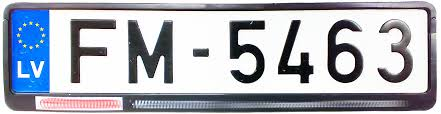
#> input picture OCRcnn/input/plate7.jpg, 441 x 114 px
$ python segmentation.py input/plate7.jpg
#> lines starting #> are read from the running program, lines starting #| are printed output that depends on the picture; after the words box and inside, x2 and y2 are one past the last pixel; in counts of white or black regions, pixels touching at a corner belong together
### OCRcnn/edge_contours_detection.py
from transform import four_point_transform
from skimage.filters import threshold_local
import argparse
import cv2
import imutils

def edge_detection(args):
	print("STEP 1: Edge Detection")
	# load the image and compute the ratio of the old height to the new height, clone it, and resize it
	image = cv2.imread(args)
	image = imutils.resize(image, height = 500)

	# convert the image to grayscale, blur it, and find edges in the image
	gray = cv2.cvtColor(image, cv2.COLOR_BGR2GRAY)
	gray = cv2.GaussianBlur(gray, (5, 5), 0)
	edged = cv2.Canny(gray, 75, 200)

	# [5 lines of commented-out code are left out]

	return image, edged

def find_plate(image, edged):
	print("STEP 2: Find contours of license plate")

	"""
	Key assumption: the license plate is the biggest rectangle object in the provide image.
	Find the top 5 biggest contour area, and loop through them until a contour with 4 corners is found.
	"""
	contours = cv2.findContours(edged.copy(), cv2.RETR_LIST, cv2.CHAIN_APPROX_SIMPLE)
	contours = imutils.grab_contours(contours)
	contours = sorted(contours, key = cv2.contourArea, reverse = True)[:5]
	screenCnt = None
	for contour in contours:
		peri = cv2.arcLength(contour, True)
		approx = cv2.approxPolyDP(contour, 0.02 * peri, True) # approximate the contour
		if len(approx) == 4:
			screenCnt = approx
			break

	# draw outline of the plate
	if(screenCnt is not None):
		cv2.drawContours(image, [screenCnt], -1, (0, 255, 0), 2)
		#cv2.imshow("Outline", image)
		#cv2.waitKey(0)
		#cv2.destroyAllWindows()

		output = transform_perspective(image, screenCnt)
		return output

	else:
		"""
		In some images, the plate too big for the contour approximation, so step 3 must be skipped
		TODO: Try to find a fix
		"""
		T = threshold_local(edged, 11, offset=10, method="gaussian")
		output = (edged > T).astype("uint8") * 255
		#cv2.imshow("Original", imutils.resize(image.copy(), height=650))
		#cv2.imshow("Scanned", imutils.resize(output, height=650))
		#cv2.waitKey(0)
		return output

# [28 lines left out: function transform_perspective, not called in this run]

# [8 lines that do not run on import are left out]

### OCRcnn/normalizer.py
import sys
from edge_contours_detection import edge_detection, find_plate

def normalize(img_path):
    image, edged = edge_detection(img_path)
#> in edge_detection, image is the input picture: shape (114, 441, 3); mean B, G, R 186.3, 176.7, 172.3
#> in edge_detection, `edged = cv2.Canny(gray, 75, 200)`:
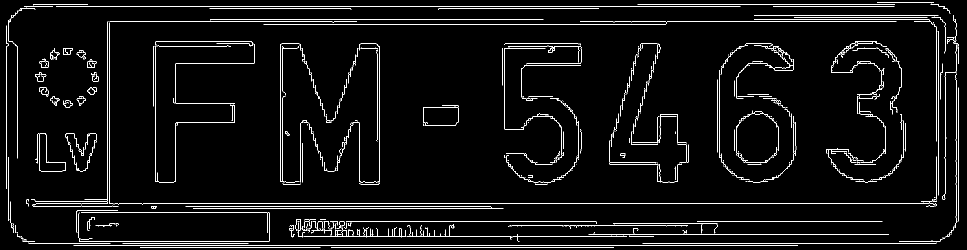
#> edged: shape (500, 1934) (shown at 1/2 size); 3.9% white in thin lines or dots
    output = find_plate(image, edged)
#> in find_plate, `contours = cv2.findContours(edged.copy(), cv2.RETR_LIST, cv2.CHAIN_APP..`: contours = 386 contours, 347 with area under 20; largest, box (x1, y1, x2, y2) and area: (70, 144, 93, 163) 224, (70, 144, 93, 163) 210, (174, 118, 193, 136) 200, (126, 96, 145, 110) 188, (175, 122, 193, 136) 176
#> in find_plate, `contours = sorted(contours, key = cv2.contourArea, reverse = True)[:5]`: contours = 5 contours; box (x1, y1, x2, y2) and area: (70, 144, 93, 163) 224, (70, 144, 93, 163) 210, (174, 118, 193, 136) 200, (126, 96, 145, 110) 188, (175, 122, 193, 136) 176
#> the loop in find_plate, `for contour in contours:` made 5 passes
#> peri on passes 1 to 5: 72.38, 84.77, 68.63, 60.73, 90.77
#> in find_plate, `T = threshold_local(edged, 11, offset=10, method="gaussian")`:
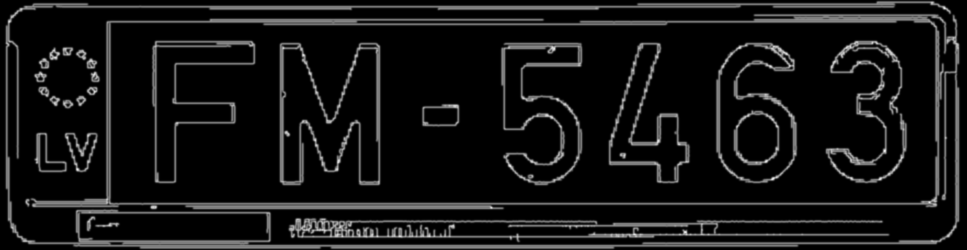
#> T: shape (500, 1934) float64 (shown at 1/2 size); min -10, max 112.6, mean -0.1; drawn with min black and max white
#> in find_plate, `output = (edged > T).astype("uint8") * 255`:
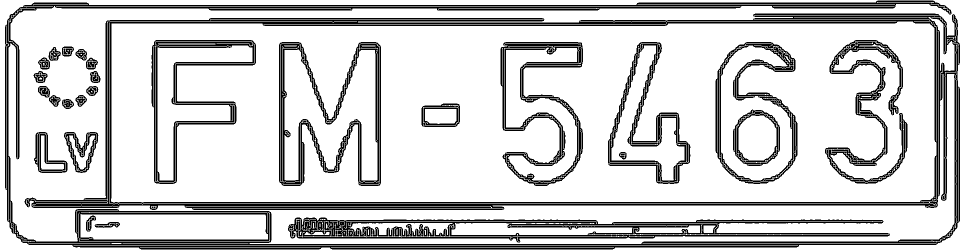
#> output: shape (500, 1934) (shown at 1/2 size); 81.6% white; 33 black regions (5 under 20 px)
    return output

# [7 lines that do not run on import are left out]

### OCRcnn/segmentation.py
import cv2
import imutils
import sys
import numpy as np
from normalizer import normalize

def get_large_contours(input):
    contours= cv2.findContours(input.copy(), cv2.RETR_LIST, cv2.CHAIN_APPROX_SIMPLE)
    contours = imutils.grab_contours(contours)
    contours = sorted(contours, key = cv2.contourArea, reverse = True)[:10]

    return contours

def segmentate(input):
    contours = get_large_contours(input)
#> in get_large_contours, `contours= cv2.findContours(input.copy(), cv2.RETR_LIST, cv2.CHAIN_APPR..`: contours = 463 contours, 374 with area under 20; largest, box (x1, y1, x2, y2) and area: (0, 0, 1934, 500) 964567, (9, 0, 1921, 500) 720282, (222, 43, 1873, 405) 581665, (557, 83, 763, 373) 42388, (575, 434, 1781, 486) 36771
#> in get_large_contours, `contours = sorted(contours, key = cv2.contourArea, reverse = True)[:10]`: contours = 10 contours; largest, box (x1, y1, x2, y2) and area: (0, 0, 1934, 500) 964567, (9, 0, 1921, 500) 720282, (222, 43, 1873, 405) 581665, (557, 83, 763, 373) 42388, (575, 434, 1781, 486) 36771
    filtered = []

    for i, c in enumerate(contours):
        peri = cv2.arcLength(c, True)
        approx = cv2.approxPolyDP(c, 0.02 * peri, True)

        if len(approx) > 4:
            filtered.append(approx)
            print(f"Contour #{i}: {len(approx)} corners")
#> this loop made 10 passes
#> peri on passes 2, 4, 6, 7, 8, 9, 10: 16019.6, 1620.9, 1023.1, 1352.6, 1210, 1555.1, 941.3
#> (peri, approx) on passes 1, 3, 5: (4864, [[0, 0], [0, 499], [1933, 499], [1933, 0]]), (4010.2, [[1868, 56], [223, 47], [222, 402], [1860, 399]]), (3282, [[575, 456], [1780, 469]])
#| Contour #1: 10 corners
#| Contour #3: 12 corners
#| Contour #5: 12 corners
#| Contour #6: 12 corners
#| Contour #7: 10 corners
#| Contour #8: 8 corners
#| Contour #9: 11 corners
#> after the loop, filtered = 7 contours; box (x1, y1, x2, y2) and area: (13, 0, 1916, 491) 810644, (558, 84, 762, 372) 40090, (1430, 83, 1596, 368) 32072, (308, 80, 509, 367) 25621, (1004, 84, 1165, 368) 24466, (1442, 91, 1584, 361) 21767, (569, 100, 754, 361) 21426

    filtered = sorted(filtered, key=lambda c: cv2.boundingRect(c)[0])

    output = input.copy()
    for i, f in enumerate(filtered):
        cv2.drawContours(output, [f], -1, (0, 255, 0), 2)
#> this loop made 7 passes
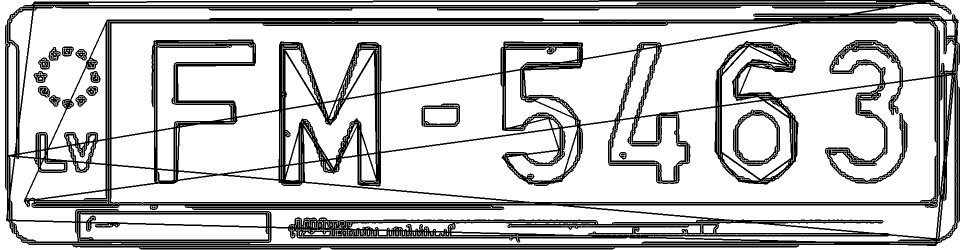
#> output: shape (500, 1934) (shown at 1/2 size); 77.6% white; 17 black regions (2 under 20 px)
        #cv2.imshow(f"Filtered Contour #{i+1}", output)
        #cv2.waitKey(0)

    return output, filtered

def extract_filtered_contours(image, filtered):
    padding = 5
    characters= []
    height, width = image.shape[:2]
    for contour in filtered:
        x, y, w, h = cv2.boundingRect(contour)
        x1 = max(x - padding, 0)
        y1 = max(y - padding, 0)
        x2 = min(x + w + padding, width)
        y2 = min(y + h + padding, height)
        roi = image[y1:y2, x1:x2]  # Crop character region

        if roi.size == 0:
            continue

        roi = cv2.resize(roi, (32, 32))  # Resize to match your OCR input
        #cv2.imshow(f"Extracted",roi)
        #cv2.waitKey(0)
        roi = roi.astype("float32") / 255.0
        roi = np.expand_dims(roi, axis=-1)# Add channel dim (H, W, 1)
        characters.append(roi)
    #return np.array(characters)
    return characters

def preprocess(img_path):
    input = normalize(img_path)
    img, filtered = segmentate(input)
    result = extract_filtered_contours(img, filtered)

    return result

if __name__ == "__main__":
    if len(sys.argv) != 2:
        print("Usage: python run_preprocess.py <image_path>")
        sys.exit(1)

    image_path = sys.argv[1]
    input = normalize(image_path)
    img, filtered = segmentate(input)
    extract_filtered_contours(img, filtered)
#> the loop in extract_filtered_contours, `for contour in filtered:` made 7 passes
#> (x, y, w, h, x1, y1, x2, y2) on passes 1 to 7: (13, 0, 1903, 491, 8, 0, 1921, 496), (308, 80, 201, 287, 303, 75, 514, 372), (558, 84, 204, 288, 553, 79, 767, 377), (569, 100, 185, 261, 564, 95, 759, 366), (1004, 84, 161, 284, 999, 79, 1170, 373), (1430, 83, 166, 285, 1425, 78, 1601, 373), (1442, 91, 142, 270, 1437, 86, 1589, 366)
#> pass 1, in extract_filtered_contours, `roi = cv2.resize(roi, (32, 32))`:
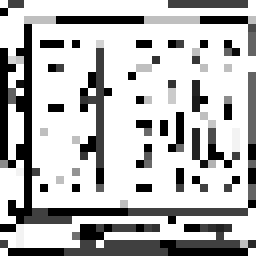
#> roi: shape (32, 32) (shown 8 times larger); min 0, max 255, mean 185.5
#> pass 2, in extract_filtered_contours, `roi = image[y1:y2, x1:x2]`:
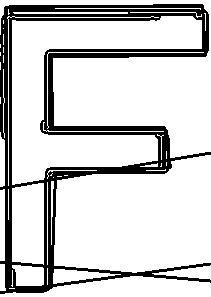
#> roi: shape (297, 211); 81.6% white; 1 black region, box (x1, y1, x2, y2) and area: (0, 4, 211, 294) 11550
#> after the loop in extract_filtered_contours, `for contour in filtered:`:
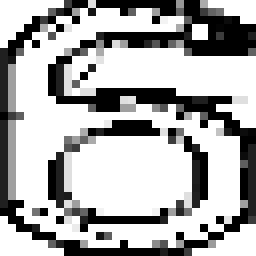
#> roi: shape (32, 32, 1) float32 (shown 8 times larger); min 0, max 1, mean 0.677
#> after the loop in extract_filtered_contours, `for contour in filtered:`: characters = 7 items
